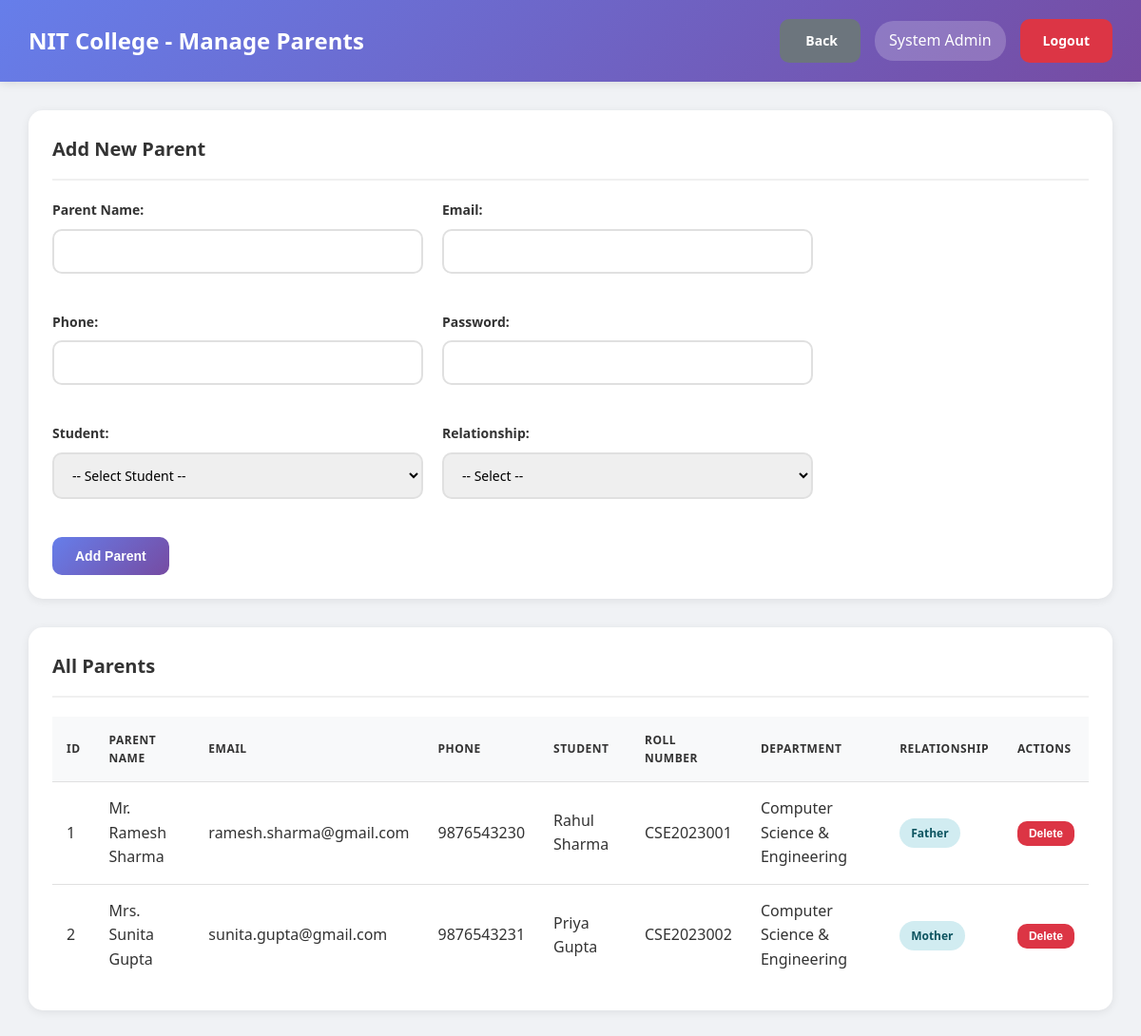
Screenshot of /admin/manage_parents.php (signed in) with the database file from the repository.
### tables this page shows
CREATE TABLE users (
    id INT AUTO_INCREMENT PRIMARY KEY,
    username VARCHAR(50) UNIQUE NOT NULL,
    password VARCHAR(255) NOT NULL,
    full_name VARCHAR(100) NOT NULL,
    email VARCHAR(100) UNIQUE NOT NULL,
    phone VARCHAR(15),
    role ENUM('admin', 'hod', 'teacher') NOT NULL,
    department_id INT DEFAULT NULL,
    is_active TINYINT(1) DEFAULT 1,
    created_at TIMESTAMP DEFAULT CURRENT_TIMESTAMP,
    FOREIGN KEY (department_id) REFERENCES departments(id) ON DELETE SET NULL
);

CREATE TABLE parents (
    id INT AUTO_INCREMENT PRIMARY KEY,
    parent_name VARCHAR(100) NOT NULL,
    email VARCHAR(100) UNIQUE NOT NULL,
    phone VARCHAR(15) NOT NULL,
    password VARCHAR(255) NOT NULL,
    student_id INT NOT NULL,
    relationship ENUM('father', 'mother', 'guardian') NOT NULL,
    created_at TIMESTAMP DEFAULT CURRENT_TIMESTAMP,
    FOREIGN KEY (student_id) REFERENCES students(id) ON DELETE CASCADE
);

CREATE TABLE students (
    id INT AUTO_INCREMENT PRIMARY KEY,
    roll_number VARCHAR(50) UNIQUE NOT NULL,
    full_name VARCHAR(100) NOT NULL,
    email VARCHAR(100) UNIQUE NOT NULL,
    phone VARCHAR(15),
    password VARCHAR(255) NOT NULL,
    department_id INT NOT NULL,
    class_id INT NOT NULL,
    year INT NOT NULL,
    semester INT NOT NULL,
    admission_year VARCHAR(10),
    is_active TINYINT(1) DEFAULT 1,
    created_at TIMESTAMP DEFAULT CURRENT_TIMESTAMP,
    FOREIGN KEY (department_id) REFERENCES departments(id) ON DELETE CASCADE,
    FOREIGN KEY (class_id) REFERENCES classes(id) ON DELETE CASCADE
);

CREATE TABLE departments (
    id INT AUTO_INCREMENT PRIMARY KEY,
    dept_name VARCHAR(100) NOT NULL,
    dept_code VARCHAR(20) UNIQUE NOT NULL,
    hod_id INT DEFAULT NULL,
    created_at TIMESTAMP DEFAULT CURRENT_TIMESTAMP
);

### db.php (called while the page is built, shortened)
<?php
$conn = new mysqli(DB_HOST, DB_USER, DB_PASS, DB_NAME);
$conn->set_charset("utf8mb4");
$conn->query("SET time_zone = '+05:30'");
function isLoggedIn() {
    return isset($_SESSION['user_id']) && isset($_SESSION['role']);
}
function getCurrentUser() {
    global $conn;
    $user_id = $_SESSION['user_id'];
    $role = $_SESSION['role'];
    if ($role === 'student') {
        $query = "SELECT * FROM students WHERE id = ?";
    } elseif ($role === 'parent') {
        $query = "SELECT * FROM parents WHERE id = ?";
    } else {
        $query = "SELECT * FROM users WHERE id = ?";
    }
    $stmt = $conn->prepare($query);
    $stmt->bind_param("i", $user_id);
    $stmt->execute();
    $result = $stmt->get_result();
    return $result->fetch_assoc();
}
?>

### admin/manage_parents.php (the view, shortened to what this page needs)
<?php
require_once '../db.php';
$user = getCurrentUser();
$parents_query = "SELECT p.*, s.roll_number, s.full_name as student_name, d.dept_name
                  FROM parents p
                  JOIN students s ON p.student_id = s.id
                  LEFT JOIN departments d ON s.department_id = d.id
                  ORDER BY p.parent_name";
$parents = $conn->query($parents_query);
?>
<!DOCTYPE html>
<html lang="en">
<head>
    <link rel="stylesheet" href="../assets/style.css">
</head>
<body class="dashboard-container">
    <nav class="navbar">
        <div>
            <h1> NIT College - Manage Parents</h1>
        </div>
        <div class="user-info">
            <a href="index.php" class="btn btn-secondary"> Back</a>
            <span><?php echo htmlspecialchars($user['full_name']); ?></span>
            <a href="../logout.php" class="btn btn-danger"> Logout</a>
        </div>
    </nav>
    <div class="main-content">
        <div class="table-container" style="margin-bottom: 30px;">
            <h3> Add New Parent</h3>
            <form method="POST" style="max-width: 800px; display: grid; grid-template-columns: 1fr 1fr; gap: 20px;">
                <div class="form-group">
                    <label>Parent Name:</label>
                    <input type="text" name="parent_name" required>
                </div>
                <div class="form-group">
                    <label>Email:</label>
                    <input type="email" name="email" required>
                </div>
                <div class="form-group">
                    <label>Phone:</label>
                    <input type="text" name="phone" required>
                </div>
                <div class="form-group">
                    <label>Password:</label>
                    <input type="password" name="password" required>
                </div>
                <div class="form-group">
                    <label>Student:</label>
                    <select name="student_id" required>
                        <option value="">-- Select Student --</option>
                    </select>
                </div>
                <div class="form-group">
                    <label>Relationship:</label>
                    <select name="relationship" required>
                        <option value="">-- Select --</option>
                    </select>
                </div>
                <div style="grid-column: 1 / -1;">
                    <button type="submit" name="add_parent" class="btn btn-primary">Add Parent</button>
                </div>
            </form>
        </div>
        <div class="table-container">
            <h3> All Parents</h3>
            <table>
                <thead>
                    <tr>
                        <th>ID</th>
                        <th>Parent Name</th>
                        <th>Email</th>
                        <th>Phone</th>
                        <th>Student</th>
                        <th>Roll Number</th>
                        <th>Department</th>
                        <th>Relationship</th>
                        <th>Actions</th>
                    </tr>
                </thead>
                <tbody>
                    <?php while ($parent = $parents->fetch_assoc()): ?>
                    <tr>
                        <td><?php echo $parent['id']; ?></td>
                        <td><?php echo htmlspecialchars($parent['parent_name']); ?></td>
                        <td><?php echo htmlspecialchars($parent['email']); ?></td>
                        <td><?php echo htmlspecialchars($parent['phone']); ?></td>
                        <td><?php echo htmlspecialchars($parent['student_name']); ?></td>
                        <td><?php echo htmlspecialchars($parent['roll_number']); ?></td>
                        <td><?php echo htmlspecialchars($parent['dept_name']); ?></td>
                        <td><span class="badge badge-info"><?php echo ucfirst($parent['relationship']); ?></span></td>
                        <td>
                            <form method="POST" style="display:inline;" onsubmit="return confirm('Delete this parent?');">
                                <button type="submit" name="delete_parent" class="btn btn-danger btn-sm">Delete</button>
                            </form>
                        </td>
                    </tr>
                    <?php endwhile; ?>
                </tbody>
            </table>
        </div>
    </div>
</body>
</html>

### assets/style.css (style rules this page uses)
* { margin: 0; padding: 0; box-sizing: border-box; }
body { font-family: 'Segoe UI', Tahoma, Geneva, Verdana, sans-serif; background: #f0f2f5; color: #333; line-height: 1.6; }
.form-group { margin-bottom: 20px; }
.form-group label { display: block; margin-bottom: 8px; color: #333; font-weight: 600; font-size: 14px; }
.form-group input, .form-group select, .form-group textarea { width: 100%; padding: 12px 15px; border: 2px solid #e0e0e0; border-radius: 10px; font-size: 14px; transition: all 0.3s ease; font-family: inherit; }
.btn { padding: 12px 24px; border: none; border-radius: 10px; font-size: 14px; font-weight: 600; cursor: pointer; transition: all 0.3s ease; text-decoration: none; display: inline-block; text-align: center; }
.btn-primary { background: linear-gradient(135deg, #667eea 0%, #764ba2 100%); color: white; }
.btn-danger { background: #dc3545; color: white; }
.btn-secondary { background: #6c757d; color: white; }
.btn-sm { padding: 6px 12px; font-size: 12px; }
.dashboard-container { background: #f0f2f5; min-height: 100vh; }
.navbar { background: linear-gradient(135deg, #667eea 0%, #764ba2 100%); color: white; padding: 20px 30px; display: flex; justify-content: space-between; align-items: center; box-shadow: 0 2px 10px rgba(0, 0, 0, 0.1); position: sticky; top: 0; z-index: 100; }
.navbar h1 { font-size: 24px; font-weight: 600; }
.navbar .user-info { display: flex; align-items: center; gap: 15px; }
.navbar .user-info span { background: rgba(255, 255, 255, 0.2); padding: 8px 15px; border-radius: 20px; }
.main-content { padding: 30px; max-width: 1400px; margin: 0 auto; }
.main-content h3 { margin-bottom: 20px; color: #333; font-size: 20px; }
.table-container { background: white; border-radius: 15px; padding: 25px; box-shadow: 0 2px 10px rgba(0, 0, 0, 0.08); overflow-x: auto; margin-bottom: 30px; }
.table-container h3 { margin-bottom: 20px; color: #333; font-size: 20px; padding-bottom: 15px; border-bottom: 2px solid #f0f0f0; }
table { width: 100%; border-collapse: collapse; }
table thead { background: #f8f9fa; }
table th, table td { padding: 15px; text-align: left; border-bottom: 1px solid #e0e0e0; }
table th { font-weight: 600; color: #333; text-transform: uppercase; font-size: 12px; letter-spacing: 0.5px; }
table tr:last-child td { border-bottom: none; }
.badge { padding: 6px 12px; border-radius: 20px; font-size: 12px; font-weight: 600; display: inline-block; }
.badge-info { background: #d1ecf1; color: #0c5460; }

### rows the page displays
users: full_name "System Admin"
parents: id "1", parent_name "Mr. Ramesh Sharma", email "ramesh.sharma@gmail.com", phone "9876543230", student.full_name "Rahul Sharma", student.roll_number "CSE2023001", departments.dept_name "Computer Science & Engineering", relationship "Father"
parents: id "2", parent_name "Mrs. Sunita Gupta", email "sunita.gupta@gmail.com", phone "9876543231", student.full_name "Priya Gupta", student.roll_number "CSE2023002", departments.dept_name "Computer Science & Engineering", relationship "Mother"
